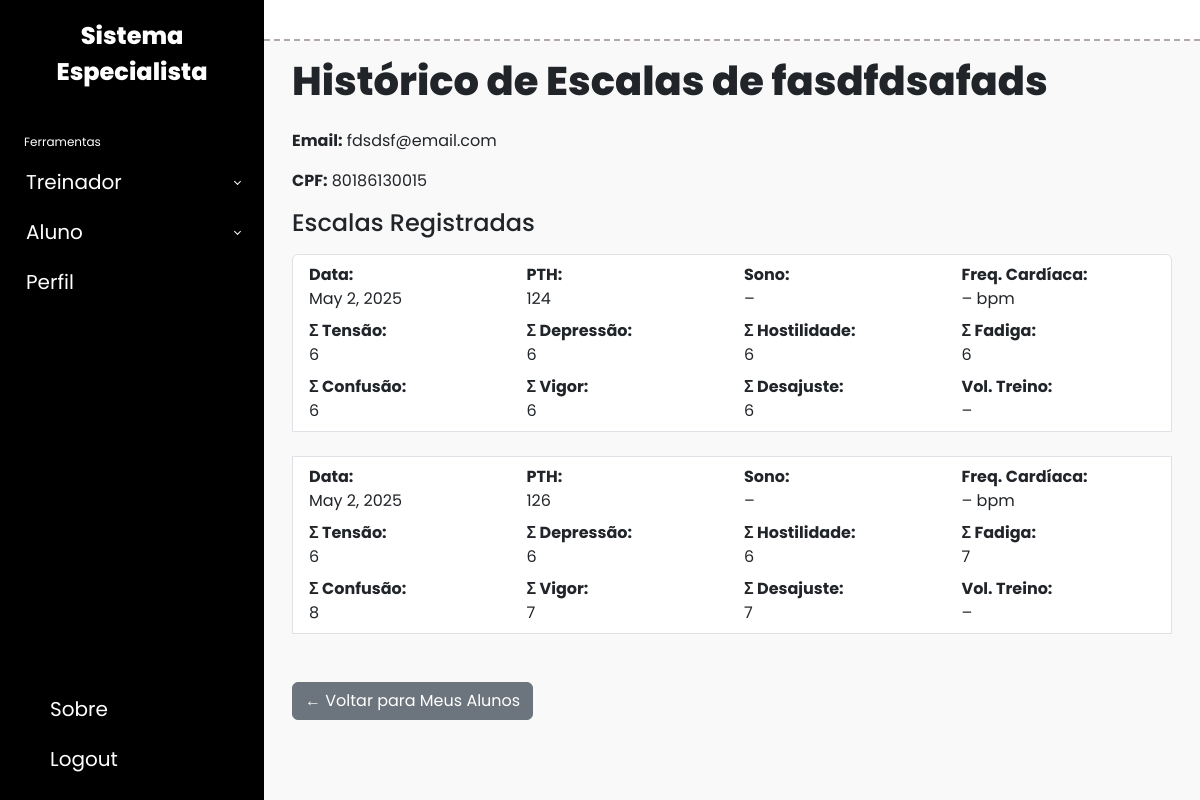
The page /historico_aluno/80186130015/ (signed in) on the database as committed earlier.
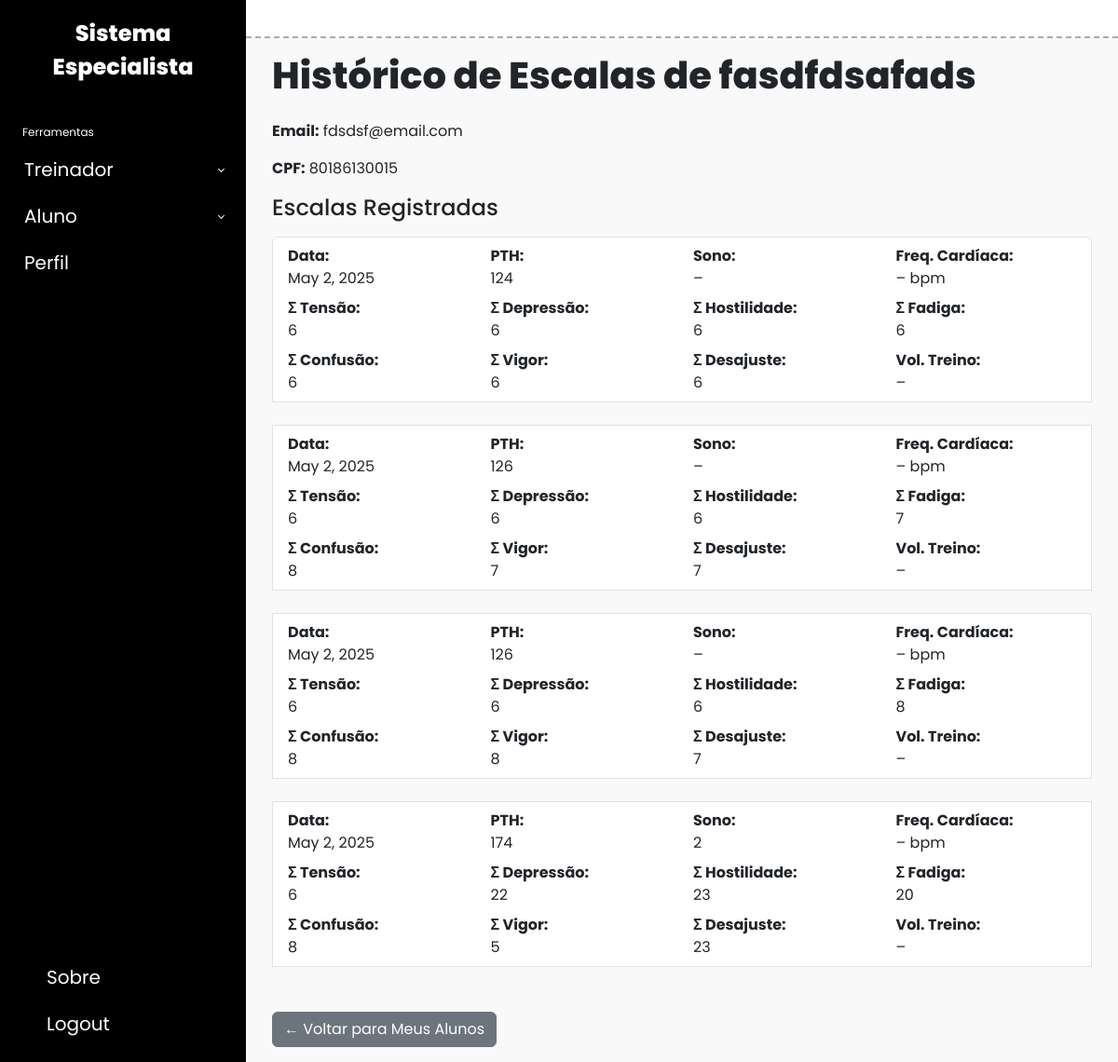
The same page on the database as committed later.
### EscalaPoms/models.py (models this page shows, shortened)
class Pessoa(models.Model):
    cpf         = models.CharField(max_length=11, primary_key=True, help_text="…")
    nome        = models.CharField(max_length=100)
    email       = models.EmailField(unique=True)
    senha       = models.CharField(max_length=128)
    genero      = models.CharField(max_length=12, choices=[('masculino','Masculino'),('feminino','Feminino')])
    num_telefone= models.CharField(max_length=100, null=True, blank=True)
    class Meta:
        abstract = True

class Aluno(Pessoa):
    treinador = models.ForeignKey(Treinador, on_delete=models.CASCADE, related_name='alunos')

class EscalaPoms(models.Model):
    aluno = models.ForeignKey(
        Aluno,
        on_delete=models.CASCADE,
        related_name='escalas'
    )
    data = models.DateField()
    soma_tensao      = models.IntegerField()
    soma_depressao   = models.IntegerField()
    soma_hostilidade = models.IntegerField()
    soma_fadiga      = models.IntegerField()
    soma_confusao    = models.IntegerField()
    soma_vigor       = models.IntegerField()
    soma_desajuste   = models.IntegerField()
    pth              = models.IntegerField()
    sono = models.IntegerField(
        null=True,
        blank=True,
        help_text="Horas de sono"
    )
    volume_treino = models.IntegerField(
        null=True,
        blank=True,
        help_text="Volume de treino (ex: carga, repetições ou outro critério)"
    )
    freq_cardiaca_media = models.IntegerField(
        null=True,
        blank=True,
        help_text="Frequência cardíaca média (BPM)"
    )

### EscalaPoms/views.py (the view)
# urls.py: path('historico_aluno/<str:aluno_cpf>/', historico_aluno, name='historico_aluno'),
@login_required
@treinador_required
def historico_aluno(request, aluno_cpf):
    aluno = get_object_or_404(Aluno, cpf=aluno_cpf, treinador__cpf=request.user.username)
    escalas = EscalaPoms.objects.filter(aluno=aluno).order_by('data')
    return render(request, 'EscalaPoms/historico_aluno.html', {'aluno': aluno, 'escalas': escalas})

### EscalaPoms/utils.py (called while the page is built)
def normalizar_cpf(texto: str) -> str:
    return re.sub(r'\D', '', texto or '')

### EscalaPoms/templates/EscalaPoms/historico_aluno.html (shortened to what this page needs)
{% extends 'EscalaPoms/base.html' %}
{% load static %}
{% block content %}
  <h1 class="mb-4">Histórico de Escalas de {{ aluno.nome }}</h1>
  <div class="mb-3">
    <p><strong>Email:</strong> {{ aluno.email }}</p>
    <p><strong>CPF:</strong> {{ aluno.cpf }}</p>
  </div>
  <h2 class="h4 mb-3">Escalas Registradas</h2>
  <ul class="list-group mb-4">
    {% for escala in escalas %}
      <li class="list-group-item">
        <div class="row">
          <div class="col-md-3"><strong>Data:</strong><br>{{ escala.data }}</div>
          <div class="col-md-3"><strong>PTH:</strong><br>{{ escala.pth }}</div>
          <div class="col-md-3"><strong>Sono:</strong><br>{{ escala.sono|default:"–" }}</div>
          <div class="col-md-3"><strong>Freq. Cardíaca:</strong><br>{{ escala.freq_cardiaca_media|default:"–" }} bpm</div>
        </div>
        <div class="row mt-2">
          <div class="col-md-3"><strong>Σ Tensão:</strong><br>{{ escala.soma_tensao }}</div>
          <div class="col-md-3"><strong>Σ Depressão:</strong><br>{{ escala.soma_depressao }}</div>
          <div class="col-md-3"><strong>Σ Hostilidade:</strong><br>{{ escala.soma_hostilidade }}</div>
          <div class="col-md-3"><strong>Σ Fadiga:</strong><br>{{ escala.soma_fadiga }}</div>
        </div>
        <div class="row mt-2">
          <div class="col-md-3"><strong>Σ Confusão:</strong><br>{{ escala.soma_confusao }}</div>
          <div class="col-md-3"><strong>Σ Vigor:</strong><br>{{ escala.soma_vigor }}</div>
          <div class="col-md-3"><strong>Σ Desajuste:</strong><br>{{ escala.soma_desajuste }}</div>
          <div class="col-md-3"><strong>Vol. Treino:</strong><br>{{ escala.volume_treino|default:"–" }}</div>
        </div>
      </li>
      <br>
    {% empty %}
      <li class="list-group-item">Nenhuma escala registrada para este aluno.</li>
    {% endfor %}
  </ul>
  <a href="{% url 'meus_alunos' %}" class="btn btn-secondary">
    ← Voltar para Meus Alunos
  </a>
{% endblock %}

### EscalaPoms/templates/EscalaPoms/base.html (shortened to what this page needs)
{% load static %}
<!DOCTYPE html>
<html lang="pt">
<head>
  <link href="https://cdn.lineicons.com/4.0/lineicons.css" rel="stylesheet" />
  <link
    href="https://cdn.jsdelivr.net/npm/bootstrap@5.3.3/dist/css/bootstrap.min.css"
    rel="stylesheet"
  />
</head>
<body>
  <div class="d-flex">
    <aside id="sidebar" class="sidebar-toggle">
      <div class="sidebar-logo">
        <a href="#">Sistema Especialista</a>
      </div>
      <ul class="sidebar-nav">
        <li class="sidebar-header">Ferramentas</li>
        <li class="sidebar-item">
          <a
            href="#treinadorMenu"
            class="sidebar-link collapsed has-dropdown"
            data-bs-toggle="collapse"
            aria-expanded="false"
            aria-controls="treinadorMenu"
          >
            <span>Treinador</span>
          </a>
        </li>
        <li class="sidebar-item">
          <a
            href="#alunoMenu"
            class="sidebar-link collapsed has-dropdown"
            data-bs-toggle="collapse"
            aria-expanded="false"
            aria-controls="alunoMenu"
          >
            <span>Aluno</span>
          </a>
        </li>
        <li class="sidebar-item">
          <a href="{% url 'perfil' %}" class="sidebar-link">
            <span>Perfil</span>
          </a>
        </li>
      </ul>
      <div class="sidebar-footer">
        <a href="{% url 'sobre' %}" class="sidebar-link">
          <span>Sobre</span>
        </a>
        <a href="{% url 'logout' %}" class="sidebar-link">
          <span>Logout</span>
        </a>
      </div>
    </aside>
    <div class="main">
      <nav class="navbar navbar-expand">
        <button class="toggler-btn" type="button">
        </button>
      </nav>
      <main class="p-3">
        <div class="container-fluid">
          {% block content %}{% endblock %}
        </div>
      </main>
    </div>
  </div>
</body>
</html>

### EscalaPoms/templates/EscalaPoms/base.html (style rules this page uses)
html, body { height: 100%; margin: 0; padding: 0; overflow: hidden; font-family: 'Poppins', sans-serif; }
h1 { font-weight: 800; }
li { list-style: none; }
a { text-decoration: none; }
#sidebar { position: fixed; top: 0; left: 0; width: 264px; height: 100vh; overflow-y: auto; background-color: #000; display: flex; flex-direction: column; transition: all 0.35s ease-in-out; z-index: 1000; }
.sidebar-logo { padding: 1.15rem 1.5rem; text-align: center; }
.sidebar-logo a { color: #fff; font-weight: 800; font-size: 1.5rem; }
.sidebar-nav { flex: 1 1 auto; padding: 0; margin: 0; }
.sidebar-header { color: #fff; font-size: 0.75rem; padding: 1.5rem 1.5rem 0.375rem; }
.sidebar-item { margin: 0; }
a.sidebar-link { display: block; padding: 0.625rem 1.625rem; color: #fff; position: relative; transition: background 0.35s; font-size: 1.25rem; }
.sidebar-link[data-bs-toggle="collapse"]::after { border: solid; border-width: 0 0.075rem 0.075rem 0; content: ""; display: inline-block; padding: 2px; position: absolute; right: 1.5rem; top: 1.4rem; transform: rotate(-135deg); transition: transform 0.2s ease-out; }
.sidebar-link[data-bs-toggle="collapse"].collapsed::after { transform: rotate(45deg); }
.sidebar-footer { padding: 1rem 1.5rem; }
.sidebar-footer a { color: #fff; display: block; }
.main { position: absolute; top: 0; bottom: 0; left: 264px; right: 0; overflow-y: auto; background-color: #f9f9f9; transition: left 0.35s ease-in-out; }
.navbar { position: sticky; top: 0; z-index: 500; padding: 1.15rem 1.5rem; border-bottom: 2px dashed #b3a8a8; background-color: #fff; }
.toggler-btn { background: transparent; border: none; cursor: pointer; }

Rows that differ between the two databases and show on the page:
added EscalaPoms: data "May 2, 2025", pth "126", sono "–", freq_cardiaca_media "–", soma_tensao "6", soma_depressao "6", soma_hostilidade "6", soma_fadiga "8", soma_confusao "8", soma_vigor "8", soma_desajuste "7", volume_treino "–"
added EscalaPoms: data "May 2, 2025", pth "174", sono "2", freq_cardiaca_media "–", soma_tensao "6", soma_depressao "22", soma_hostilidade "23", soma_fadiga "20", soma_confusao "8", soma_vigor "5", soma_desajuste "23", volume_treino "–"
